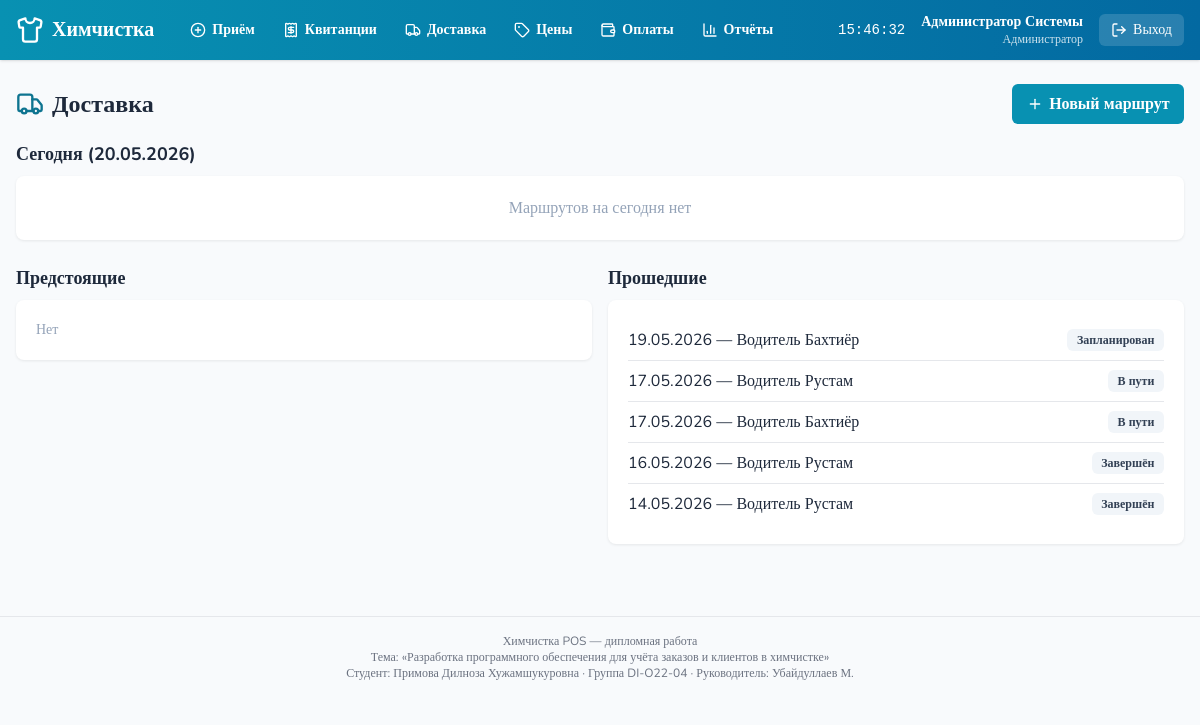
The app's page /delivery/ (signed in) with its own data.
### accounts/models.py (models this page shows, shortened)
class User(AbstractUser):
    ROLE_CHOICES = [
        ('admin', 'Администратор'),
        ('cashier', 'Кассир'),
        ('operator', 'Оператор'),
        ('driver', 'Водитель'),
    ]
    role = models.CharField('Роль', max_length=20, choices=ROLE_CHOICES, default='cashier')
    phone = models.CharField('Телефон', max_length=32, blank=True)
    full_name = models.CharField('ФИО', max_length=160, blank=True)
    class Meta:
        verbose_name = 'Пользователь'
        verbose_name_plural = 'Пользователи'
    def display_name(self):
        return self.full_name or self.get_full_name() or self.username

### delivery/models.py (models this page shows, shortened)
class DeliveryRoute(models.Model):
    STATUS_CHOICES = [
        ('planned', 'Запланирован'),
        ('in_progress', 'В пути'),
        ('completed', 'Завершён'),
    ]
    date = models.DateField('Дата', db_index=True)
    driver = models.ForeignKey(settings.AUTH_USER_MODEL, on_delete=models.PROTECT, related_name='routes', verbose_name='Водитель')
    status = models.CharField('Статус', max_length=12, choices=STATUS_CHOICES, default='planned')
    class Meta:
        verbose_name = 'Маршрут'
        verbose_name_plural = 'Маршруты доставки'
        ordering = ['-date']

### delivery/views.py (the view)
# urls.py: path('', views.delivery_list, name='list'),
@login_required
def delivery_list(request):
    today = timezone.localdate()
    today_routes = DeliveryRoute.objects.filter(date=today).select_related('driver').prefetch_related('assignments__ticket__customer')
    upcoming = DeliveryRoute.objects.filter(date__gt=today).select_related('driver')[:20]
    past = DeliveryRoute.objects.filter(date__lt=today).select_related('driver')[:20]
    return render(request, 'delivery/list.html', {
        'today_routes': today_routes,
        'upcoming': upcoming,
        'past': past,
        'today': today,
    })

### core/context_processors.py (called while the page is built)
def bmi_metadata(request):
    return {
        'BMI_TOPIC': 'Разработка программного обеспечения для учёта заказов и клиентов в химчистке',
        'BMI_STUDENT': 'Примова Дилноза Хужамшукуровна',
        'BMI_GROUP': 'DI-O22-04',
        'BMI_SUPERVISOR': 'Убайдуллаев М.',
        'APP_NAME': 'Химчистка POS',
    }

### templates/delivery/list.html (shortened to what this page needs)
{% extends 'base.html' %}
{% block content %}
<div class="flex items-center justify-between mb-4">
  <h1 class="text-2xl font-extrabold flex items-center gap-2"><i data-lucide="truck" class="w-7 h-7 text-cyan-700"></i> Доставка</h1>
  <a href="{% url 'delivery:route_new' %}" class="btn btn-primary"><i data-lucide="plus" class="w-4 h-4"></i> Новый маршрут</a>
</div>
<h2 class="font-bold text-lg mb-2">Сегодня ({{ today|date:"d.m.Y" }})</h2>
{% if today_routes %}
<div class="grid grid-cols-1 md:grid-cols-2 lg:grid-cols-3 gap-3 mb-6">
  {% for r in today_routes %}
  <a href="{% url 'delivery:route_detail' r.pk %}" class="card hover:shadow-md transition">
    <div class="flex justify-between items-start mb-2">
      <div class="font-bold">Маршрут #{{ r.pk }}</div>
      <span class="chip bg-cyan-100 text-cyan-800">{{ r.get_status_display }}</span>
    </div>
    <div class="text-sm">Водитель: {{ r.driver.display_name }}</div>
    <div class="text-xs text-slate-500">Заданий: {{ r.assignments.count }}</div>
  </a>
  {% endfor %}
</div>
{% else %}
<div class="card text-center text-slate-400 mb-6">Маршрутов на сегодня нет</div>
{% endif %}
<div class="grid grid-cols-1 md:grid-cols-2 gap-4">
  <div>
    <h2 class="font-bold text-lg mb-2">Предстоящие</h2>
    <div class="card">
      {% for r in upcoming %}
      <a href="{% url 'delivery:route_detail' r.pk %}" class="flex justify-between items-center py-2 border-b last:border-0 hover:bg-slate-50">
        <span>{{ r.date|date:"d.m.Y" }} — {{ r.driver.display_name }}</span>
        <span class="chip bg-amber-100 text-amber-800">{{ r.get_status_display }}</span>
      </a>
      {% empty %}<div class="text-slate-400 text-sm">Нет</div>{% endfor %}
    </div>
  </div>
  <div>
    <h2 class="font-bold text-lg mb-2">Прошедшие</h2>
    <div class="card">
      {% for r in past %}
      <a href="{% url 'delivery:route_detail' r.pk %}" class="flex justify-between items-center py-2 border-b last:border-0 hover:bg-slate-50">
        <span>{{ r.date|date:"d.m.Y" }} — {{ r.driver.display_name }}</span>
        <span class="chip bg-slate-100 text-slate-700">{{ r.get_status_display }}</span>
      </a>
      {% empty %}<div class="text-slate-400 text-sm">Нет</div>{% endfor %}
    </div>
  </div>
</div>
{% endblock %}

### templates/components/topbar.html
{% load static %}
<header class="bg-gradient-to-r from-cyan-600 to-sky-700 text-white shadow no-print">
  <div class="max-w-7xl mx-auto px-4 py-3 flex items-center gap-6">
    <a href="{% url 'pos:dashboard' %}" class="flex items-center gap-2 font-extrabold text-xl">
      <i data-lucide="shirt" class="w-7 h-7"></i>
      <span>Химчистка</span>
    </a>
    <nav class="flex items-center gap-1 flex-1 text-sm font-semibold">
      <a href="{% url 'intake:new' %}" class="px-3 py-2 rounded-md hover:bg-white/15 flex items-center gap-1.5">
        <i data-lucide="plus-circle" class="w-4 h-4"></i> Приём
      </a>
      <a href="{% url 'tickets:list' %}" class="px-3 py-2 rounded-md hover:bg-white/15 flex items-center gap-1.5">
        <i data-lucide="receipt" class="w-4 h-4"></i> Квитанции
      </a>
      <a href="{% url 'delivery:list' %}" class="px-3 py-2 rounded-md hover:bg-white/15 flex items-center gap-1.5">
        <i data-lucide="truck" class="w-4 h-4"></i> Доставка
      </a>
      <a href="{% url 'pricing:matrix' %}" class="px-3 py-2 rounded-md hover:bg-white/15 flex items-center gap-1.5">
        <i data-lucide="tag" class="w-4 h-4"></i> Цены
      </a>
      <a href="{% url 'payments:list' %}" class="px-3 py-2 rounded-md hover:bg-white/15 flex items-center gap-1.5">
        <i data-lucide="wallet" class="w-4 h-4"></i> Оплаты
      </a>
      <a href="{% url 'reports:daily' %}" class="px-3 py-2 rounded-md hover:bg-white/15 flex items-center gap-1.5">
        <i data-lucide="bar-chart-3" class="w-4 h-4"></i> Отчёты
      </a>
    </nav>
    <div class="flex items-center gap-4 text-sm">
      <span id="clock" class="font-mono"></span>
      <div class="text-right leading-tight">
        <div class="font-bold">{{ user.display_name }}</div>
        <div class="text-xs opacity-80">{{ user.get_role_display }}</div>
      </div>
      <form action="{% url 'logout' %}" method="post">{% csrf_token %}
        <button type="submit" class="bg-white/15 hover:bg-white/25 px-3 py-1.5 rounded-md text-sm flex items-center gap-1.5">
          <i data-lucide="log-out" class="w-4 h-4"></i> Выход
        </button>
      </form>
    </div>
  </div>
</header>

### templates/base.html (style rules this page uses)
body { font-family: 'Nunito', system-ui, sans-serif; }
.chip { display:inline-flex; align-items:center; padding:.15rem .6rem; border-radius:.375rem; font-weight:600; font-size:.75rem; }
.btn { display:inline-flex; align-items:center; gap:.4rem; padding:.5rem .9rem; border-radius:.375rem; font-weight:700; transition:all .15s; }
.btn-primary { background:#0891b2; color:white; }
.card { background:white; border-radius:.5rem; box-shadow:0 1px 3px rgba(0,0,0,.08); padding:1.25rem; }

### records on screen
User: display_name "Администратор Системы", role "Администратор"
DeliveryRoute: date "19.05.2026", driver.display_name "Водитель Бахтиёр", status "Запланирован"
DeliveryRoute: date "17.05.2026", driver.display_name "Водитель Рустам", status "В пути"
DeliveryRoute: date "17.05.2026", driver.display_name "Водитель Бахтиёр", status "В пути"
DeliveryRoute: date "16.05.2026", driver.display_name "Водитель Рустам", status "Завершён"
DeliveryRoute: date "14.05.2026", driver.display_name "Водитель Рустам", status "Завершён"

### other values on screen
{{ today|date:"d.m.Y" }} "20.05.2026"
{{ BMI_TOPIC }} "Разработка программного обеспечения для учёта заказов и клиентов в химчистке"
{{ BMI_STUDENT }} "Примова Дилноза Хужамшукуровна"
{{ BMI_GROUP }} "DI-O22-04"
{{ BMI_SUPERVISOR }} "Убайдуллаев М."
